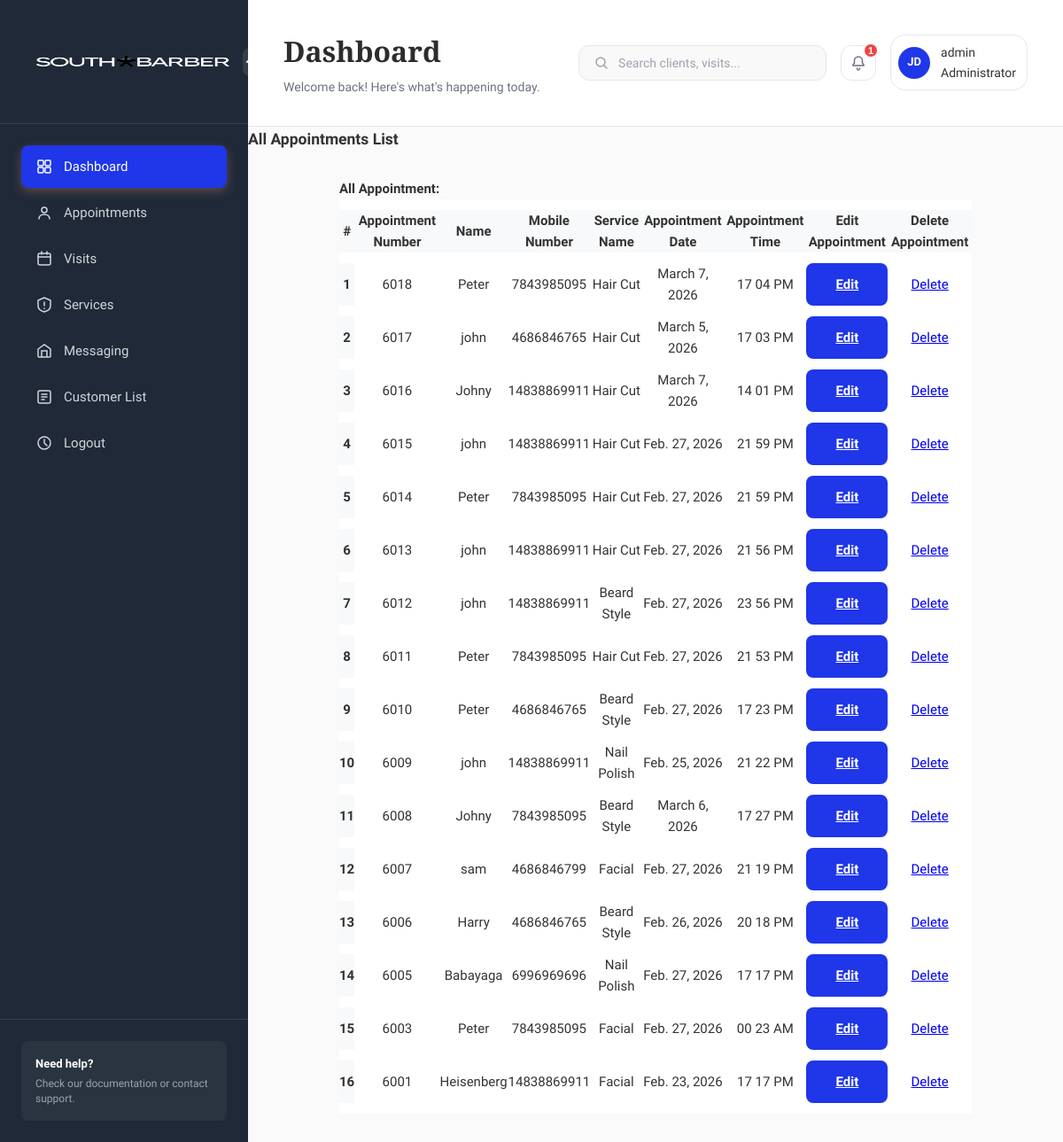
The page /adminsection/allappointment/ (signed in) on the database its author committed.
### adminsection/models.py (models this page shows, shortened)
class User(AbstractUser):
    ROLE_CHOICES = (
        ('ADMIN', 'Admin'),
        ('MANAGER', 'Manager'),
        ('EMPLOYEE', 'Employee'),
        ('CUSTOMER', 'Customer'),
    )
    Role = models.CharField(max_length=20, choices=ROLE_CHOICES)
    Store = models.ForeignKey(Store, on_delete=models.SET_NULL, null=True, blank=True)

class Service(models.Model):
    ServiceName = models.CharField(max_length=25)
    Cost = models.PositiveIntegerField()
    TimeStamp = models.DateTimeField(auto_now_add=True)
    def __str__(self):
        return self.ServiceName

### parlour/models.py (models this page shows, shortened)
class Appointment(models.Model):
    Name = models.CharField(max_length=50)
    Email = models.EmailField()
    PhoneNumber = models.CharField(max_length=11)
    Service = models.ForeignKey(Service, on_delete=models.CASCADE)
    Note = models.TextField()
    AppointmentDate = models.DateField()
    AppointmentTime = models.TimeField()
    ApplyDate = models.DateTimeField(auto_now_add=True)
    RemarkDate = models.DateTimeField(auto_now=True)
    AppointmentNumber = models.IntegerField(null=True, blank=True)
    REMARK_CHOICES = (
        ('1', 'Accepted'),
        ('0', 'Rejected'),
    )
    Remark = models.CharField(max_length=1, choices=REMARK_CHOICES)

### adminsection/views.py (the view)
# urls.py: path('allappointment/', views.allappointment, name='allappointment'),
@staff_member_required
def allappointment(request):
    Appointments = Appointment.objects.order_by('-ApplyDate')
    context = {
        'Appointments': Appointments
    }
    return render(request, 'adminsection/appointments.html', context)

### templates/adminsection/appointments.html (shortened to what this page needs)
{% extends 'adminsection/base.html' %}
{% load static %}
{% block content %}
<div id="page-wrapper">
	<div class="main-page">
		<div class="tables">
			<h3 class="title1">All Appointments List</h3>
			<div class="table-container">
    			<div class="table-responsive">
				<h4>All Appointment:</h4>
				<table class="table table-bordered">
					<thead>
						<tr>
							<th>#</th>
							<th> Appointment Number</th>
							<th>Name</th>
							<th>Mobile Number</th>
							<th>Service Name</th>
							<th>Appointment Date</th>
							<th>Appointment Time</th>
							<th>Edit Appointment</th>
							<th>Delete Appointment</th>
						</tr>
					</thead>
					<tbody>
						{% for list in Appointments %}
						<tr>
							<th scope="row">{{ forloop.counter }}</th>
							<td>{{ list.AppointmentNumber}}</td>
							<td>{{ list.Name}}</td>
							<td>{{ list.PhoneNumber}}</td>
							<td>{{ list.Service}}</td>
							<td>{{ list.AppointmentDate}}</td>
							<td>{{ list.AppointmentTime|date:"H i A"}}</td>
							<td>
							<a href="{% url 'viewappointment' list.id %}" class="btn btn-primary btn-sm">
								Edit
							</a>
							</td>
							<td>
							<a href="{% url 'deleteappointment' list.id %}"
							class="btn btn-danger btn-sm"
							onclick="return confirm('Are you sure you want to delete this appointment?');">
								Delete
							</a>
							</td>
						</tr>
						{% endfor %}
					</tbody>
				</table>
			</div>
		</div>
	</div>
</div>
</div>
{% endblock %}

### templates/adminsection/base.html (shortened to what this page needs)
{% load static %}
<!DOCTYPE html>
<html lang="en">
<head>
    <link rel="stylesheet" href="{% static 'css/styles.css' %}">
</head>
<body>
    <html class="app-container">
        <aside class="sidebar">
            <div class="sidebar-header">
                <div class="logo">
                    <img src="{% static 'images/SOUTH BARBER LOGO.png' %}" alt="South Barber Logo" style="width:250px; height:75px;">
                </div>
                <button class="sidebar-toggle">
                    <svg width="20" height="20" viewBox="0 0 20 20" fill="none">
                        <path d="M15 10L10 5L5 10" stroke="currentColor" stroke-width="2" stroke-linecap="round"/>
                    </svg>
                </button>
            </div>
            <nav class="sidebar-nav">
                <a href="{% url 'dashboard' %}" class="nav-item active">
                    <span>Dashboard</span>
                </a>
                <a href="{% url 'allappointment' %}" class="nav-item">
                    <svg width="20" height="20" viewBox="0 0 20 20" fill="none">
                        <circle cx="10" cy="7" r="3" stroke="currentColor" stroke-width="1.5"/>
                        <path d="M4 17C4 14 6.5 12 10 12C13.5 12 16 14 16 17" stroke="currentColor" stroke-width="1.5" stroke-linecap="round"/>
                    </svg>
                    <span>Appointments</span>
                </a>
                <a href="visits.html" class="nav-item">
                    <svg width="20" height="20" viewBox="0 0 20 20" fill="none">
                        <rect x="3" y="4" width="14" height="13" rx="2" stroke="currentColor" stroke-width="1.5"/>
                        <path d="M7 2V5M13 2V5M3 8H17" stroke="currentColor" stroke-width="1.5" stroke-linecap="round"/>
                    </svg>
                    <span>Visits</span>
                </a>
                <a href="{% url 'manageservices' %}" class="nav-item">
                    <svg width="20" height="20" viewBox="0 0 20 20" fill="none">
                        <path d="M3 5L10 2L17 5V11C17 14.5 14 17 10 18C6 17 3 14.5 3 11V5Z" stroke="currentColor" stroke-width="1.5" stroke-linejoin="round"/>
                        <path d="M10 7V11M10 14V14.5" stroke="currentColor" stroke-width="1.5" stroke-linecap="round"/>
                    </svg>
                    <span>Services</span>
                </a>
                <a href="#" class="nav-item">
                    <svg width="20" height="20" viewBox="0 0 20 20" fill="none">
                        <path d="M3 8L10 3L17 8V16C17 16.5 16.5 17 16 17H4C3.5 17 3 16.5 3 16V8Z" stroke="currentColor" stroke-width="1.5"/>
                        <path d="M13 17V10H7V17" stroke="currentColor" stroke-width="1.5"/>
                    </svg>
                    <span>Messaging</span>
                </a>
                <a href="{% url 'customerlist' %}" class="nav-item">
                    <svg width="20" height="20" viewBox="0 0 20 20" fill="none">
                        <rect x="3" y="3" width="14" height="14" rx="2" stroke="currentColor" stroke-width="1.5"/>
                        <path d="M7 7H13M7 10H13M7 13H10" stroke="currentColor" stroke-width="1.5" stroke-linecap="round"/>
                    </svg>
                    <span>Customer List</span>
                </a>
                <a href="{% url 'logout' %}" class="nav-item">
                    <svg width="20" height="20" viewBox="0 0 20 20" fill="none">
                        <circle cx="10" cy="10" r="7" stroke="currentColor" stroke-width="1.5"/>
                        <path d="M10 6V10L13 13" stroke="currentColor" stroke-width="1.5" stroke-linecap="round"/>
                    </svg>
                    <span>Logout</span>
                </a>
            </nav>
            <div class="sidebar-footer">
                <div class="help-section">
                    <p class="help-title">Need help?</p>
                    <p class="help-text">Check our documentation or contact support.</p>
                </div>
            </div>
        </aside>
        <main class="main-content">
            <header class="header">
                <div class="header-left">
                    <h1 class="page-title">Dashboard</h1>
                    <p class="page-subtitle">Welcome back! Here's what's happening today.</p>
                </div>
                <div class="header-right">
                    <div class="search-box">
                        <svg width="18" height="18" viewBox="0 0 18 18" fill="none">
                            <circle cx="8" cy="8" r="5" stroke="currentColor" stroke-width="1.5"/>
                            <path d="M12 12L15 15" stroke="currentColor" stroke-width="1.5" stroke-linecap="round"/>
                        </svg>
                        <input type="text" placeholder="Search clients, visits...">
                    </div>
                    <button class="notification-btn">
                        <svg width="20" height="20" viewBox="0 0 20 20" fill="none">
                            <path d="M10 3C7.5 3 5.5 5 5.5 7.5V10L4 12V13H16V12L14.5 10V7.5C14.5 5 12.5 3 10 3Z" stroke="currentColor" stroke-width="1.5"/>
                            <path d="M8.5 16C8.5 17 9.5 18 10 18C10.5 18 11.5 17 11.5 16" stroke="currentColor" stroke-width="1.5" stroke-linecap="round"/>
                        </svg>
                        <span class="notification-badge">1</span>
                    </button>
                    <div class="user-menu">
                        {% if request.user.is_authenticated %}
                        <div class="user-avatar">JD</div>
                        <span class="user-name">
                            <p>{{ user.username }}</p>
                            {% if request.user.is_superuser %}
                            <span>Administrator </span>
                            {% else %}
                            <span>Staff</span>
                            {% endif %}
                                </span>
                        </div>
                        {% endif %}
                </div>
            </header>
            {% block content %}
            {% endblock %}
    </main>
</html>

### rows shown on the page
User: username "admin"
Appointment: AppointmentNumber "6018", Name "Peter", PhoneNumber "7843985095", Service "Hair Cut", AppointmentDate "March 7, 2026", AppointmentTime "17 04 PM"
Appointment: AppointmentNumber "6017", Name "john", PhoneNumber "4686846765", Service "Hair Cut", AppointmentDate "March 5, 2026", AppointmentTime "17 03 PM"
Appointment: AppointmentNumber "6016", Name "Johny", PhoneNumber "14838869911", Service "Hair Cut", AppointmentDate "March 7, 2026", AppointmentTime "14 01 PM"
Appointment: AppointmentNumber "6015", Name "john", PhoneNumber "14838869911", Service "Hair Cut", AppointmentDate "Feb. 27, 2026", AppointmentTime "21 59 PM"
Appointment: AppointmentNumber "6014", Name "Peter", PhoneNumber "7843985095", Service "Hair Cut", AppointmentDate "Feb. 27, 2026", AppointmentTime "21 59 PM"
Appointment: AppointmentNumber "6013", Name "john", PhoneNumber "14838869911", Service "Hair Cut", AppointmentDate "Feb. 27, 2026", AppointmentTime "21 56 PM"
Appointment: AppointmentNumber "6012", Name "john", PhoneNumber "14838869911", Service "Beard Style", AppointmentDate "Feb. 27, 2026", AppointmentTime "23 56 PM"
Appointment: AppointmentNumber "6011", Name "Peter", PhoneNumber "7843985095", Service "Hair Cut", AppointmentDate "Feb. 27, 2026", AppointmentTime "21 53 PM"
Appointment: AppointmentNumber "6010", Name "Peter", PhoneNumber "4686846765", Service "Beard Style", AppointmentDate "Feb. 27, 2026", AppointmentTime "17 23 PM"
Appointment: AppointmentNumber "6009", Name "john", PhoneNumber "14838869911", Service "Nail Polish", AppointmentDate "Feb. 25, 2026", AppointmentTime "21 22 PM"
Appointment: AppointmentNumber "6008", Name "Johny", PhoneNumber "7843985095", Service "Beard Style", AppointmentDate "March 6, 2026", AppointmentTime "17 27 PM"
Appointment: AppointmentNumber "6007", Name "sam", PhoneNumber "4686846799", Service "Facial", AppointmentDate "Feb. 27, 2026", AppointmentTime "21 19 PM"
Appointment: AppointmentNumber "6006", Name "Harry", PhoneNumber "4686846765", Service "Beard Style", AppointmentDate "Feb. 26, 2026", AppointmentTime "20 18 PM"
Appointment: AppointmentNumber "6005", Name "Babayaga", PhoneNumber "6996969696", Service "Nail Polish", AppointmentDate "Feb. 27, 2026", AppointmentTime "17 17 PM"
Appointment: AppointmentNumber "6003", Name "Peter", PhoneNumber "7843985095", Service "Facial", AppointmentDate "Feb. 27, 2026", AppointmentTime "00 23 AM"
Appointment: AppointmentNumber "6001", Name "Heisenberg", PhoneNumber "14838869911", Service "Facial", AppointmentDate "Feb. 23, 2026", AppointmentTime "17 17 PM"
